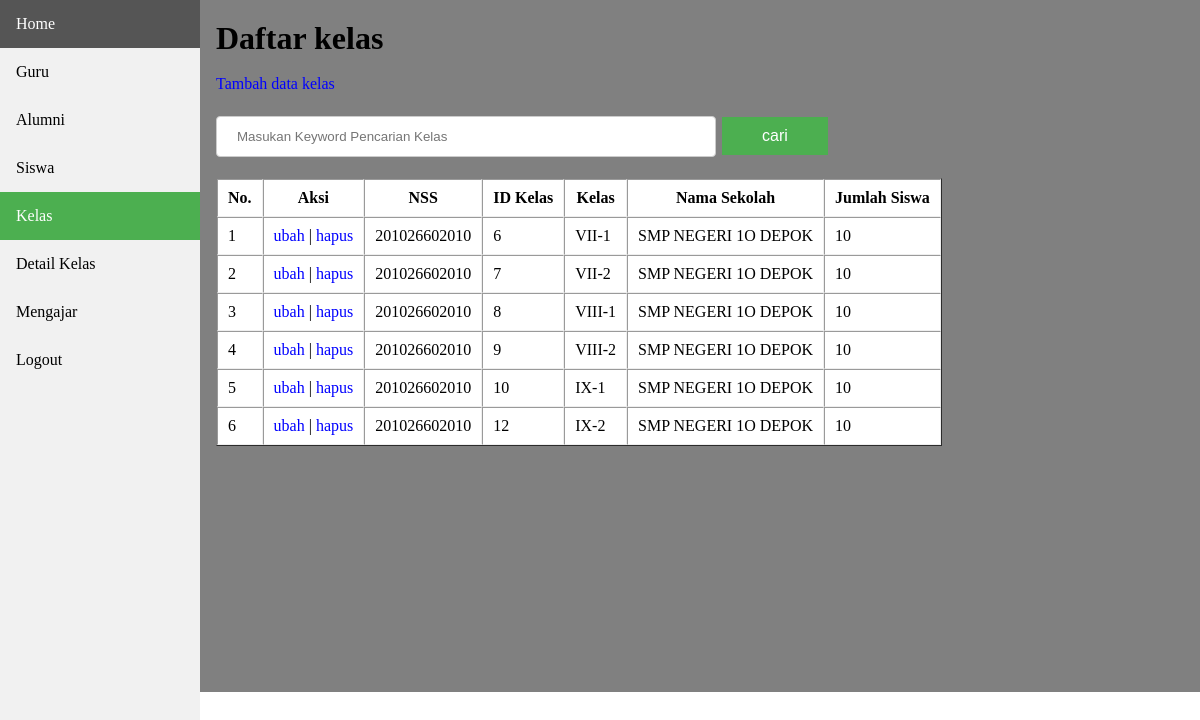
The page /admin/kelas/kelas.php (signed in) on the database its author committed.
### tables this page shows
CREATE TABLE `kelas` (
  `id` int(11) NOT NULL,
  `nss` varchar(14) NOT NULL,
  `kelas` varchar(10) NOT NULL,
  `nama_sekolah` varchar(25) NOT NULL,
  `jumlah_siswa` varchar(3) NOT NULL
);

### koneksi.php (called while the page is built)
<?php
$conn = mysqli_connect("localhost","root","","smp");
function query($query){
	global $conn;
	$result = mysqli_query($conn, $query);
	$rows=[];
	while ($row = mysqli_fetch_assoc($result)) {
		$rows[] = $row;
	}
	return $rows;
}
 ?>

### admin/kelas/kelas.php (the view, shortened to what this page needs)
<?php
$kelas= query("SELECT * FROM kelas ");
 ?>
<!DOCTYPE html>
<html>
<head>
	<link rel="stylesheet" type="text/css" href="../gaya.css">
</head>
<body>
<div class="sidebar">
  <a href="../index.php">Home</a>
  <a href="../guru/guru.php">Guru</a>
  <a href="../alumni/alumni.php">Alumni</a>
  <a href="../siswa/siswa.php">Siswa</a>
  <a class="active" href="kelas.php">Kelas</a>
  <a href="../detailkelas/detail.php">Detail Kelas</a>
  <a href="../mengajar/mengajar.php">Mengajar</a>
  <a href="../logout.php">Logout</a>
</div>
<div class="content">
  <h1>Daftar kelas</h1>
  <a href="tambah.php">Tambah data kelas</a>
  <br><br>
  <form action="" method="post">
    <input type="text" name="keyword" size="40" autofocus placeholder="Masukan Keyword Pencarian Kelas" autocomplete="off">
    <button type="submit" name="cari">cari</button>
  </form> <br>
  <table border="1" cellpadding="10" cellspacing="0">
    <tr>
      <th>No.</th>
      <th>Aksi</th>
      <th>NSS</th>
      <th>ID Kelas</th>
      <th>Kelas</th>
      <th>Nama Sekolah</th>
      <th>Jumlah Siswa</th>
    </tr>
    <?php   $i=1; ?>
  <?php   foreach($kelas as $row): ?>
    <tr>
      <td><?= $i; ?></td>
      <td>
        <a href="ubah.php?id=<?= $row["id"]  ?>"">ubah</a> |
        <a href="hapus.php?id=<?= $row["id"]  ?>" onclick="return confirm('hapus data?')">hapus</a>
      </td>
      <td><?= $row["nss"]; ?></td>
      <td><?= $row["id"]; ?></td>
      <td><?= $row["kelas"]; ?></td>
      <td><?= $row["nama_sekolah"]; ?></td>
      <td><?= $row["jumlah_siswa"]; ?></td>
    </tr>
    <?php   $i++; ?>
  <?php   endforeach; ?>
  </table>
</div>
</body>
</html>

### admin/gaya.css (style rules this page uses)
html, body, div, span, applet, object, iframe, h2, h3, h4, h5, h6, p, blockquote, pre, a, abbr, acronym, address, big, cite, code, del, dfn, em, img, ins, kbd, q, s, samp, small, strike, strong, sub, sup, tt, var, b, u, i, center, dl, dt, dd, ol, ul, li, fieldset, form, label, legend, caption, tbody, tfoot, thead, article, aside, canvas, details, embed, figure, figcaption, footer, header, hgroup, menu, nav, output, ruby, section, summary, time, mark, audio, video { margin: 0; padding: 0; border: 0; font-size: 100%; font: inherit; vertical-align: baseline; }
body { line-height: 1; }
.sidebar { margin: 0; padding: 0; width: 200px; background-color: #f1f1f1; position: fixed; height: 100%; overflow: auto; }
.sidebar a { display: block; color: black; padding: 16px; text-decoration: none; }
.sidebar a.active { background-color: #4CAF50; color: white; }
div.content { margin-left: 200px; padding: 1px 16px; min-height: 690px; }
.content { background-color: grey; }
.content table { background-color: white; }
.content input, select { width: 500px; padding: 12px 20px; margin: 8px 0px 5px 0px; display: inline-block; border: 1px solid #ccc; border-radius: 4px; box-sizing: border-box; }
button { background-color: #4CAF50; border: none; color: white; padding: 10px 40px 10px 40px; text-align: center; text-decoration: none; display: inline-block; font-size: 16px; margin: 4px 2px; cursor: pointer; transition-duration: 0.4s; }
.content a { text-decoration: none; color:blue; }

### rows shown on the page
kelas: nss "201026602010", id "6", kelas "VII-1", nama_sekolah "SMP NEGERI 1O DEPOK", jumlah_siswa "10"
kelas: nss "201026602010", id "7", kelas "VII-2", nama_sekolah "SMP NEGERI 1O DEPOK", jumlah_siswa "10"
kelas: nss "201026602010", id "8", kelas "VIII-1", nama_sekolah "SMP NEGERI 1O DEPOK", jumlah_siswa "10"
kelas: nss "201026602010", id "9", kelas "VIII-2", nama_sekolah "SMP NEGERI 1O DEPOK", jumlah_siswa "10"
kelas: nss "201026602010", id "10", kelas "IX-1", nama_sekolah "SMP NEGERI 1O DEPOK", jumlah_siswa "10"
kelas: nss "201026602010", id "12", kelas "IX-2", nama_sekolah "SMP NEGERI 1O DEPOK", jumlah_siswa "10"
